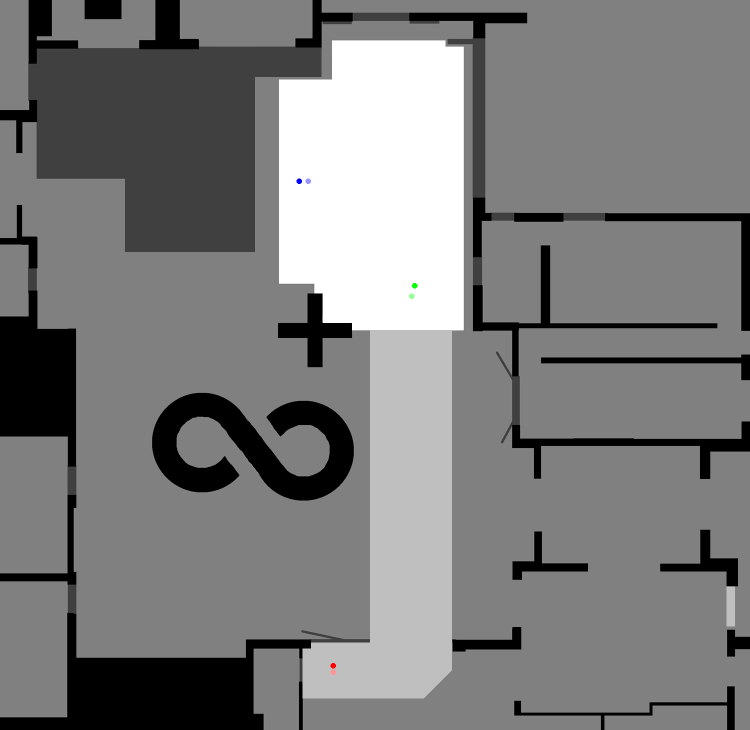
#> input picture quick_map_change/WHEELTEC.png, 1499 x 1460 px (shown at 1/2 size)
$ python CalculateLocations.py
#> lines starting #> are read from the running program, lines starting #| are printed output that depends on the picture; after the words box and inside, x2 and y2 are one past the last pixel; in counts of white or black regions, pixels touching at a corner belong together
import yaml
import numpy as np
import math
from PIL import Image
from geometry_msgs.msg import Pose

COLOR_LEGEND = {
    # Puur rood & lichtrood
    "Laadstation":          (255, 0, 0),
    "Laadstation_Richting": (255, 150, 150),
    # Puur groen & lichtgroen
    "Werkpunt":             (0, 255, 0),
    "Werkpunt_Richting":    (150, 255, 150),
    # Puur blauw & lichtblauw
    "Quizlocatie":          (0, 0, 255),
    "Quizlocatie_Richting": (150, 150, 255),
    # Puur magenta (paars) & licht magenta
    "Referentie_1":         (255, 0, 255),
    "Referentie_2":         (255, 150, 255)
}

class CalculatePositions:
    def __init__(self, afbeelding_pad: str, ref_afstand: float):
        self.afbeelding_pad = afbeelding_pad
        self.ref_afstand = ref_afstand

        self.pixel_coords = {}
        self.resolutie = 0.0

        # Sla de uiteindelijke ROS Pose-objecten op in een overzichtelijke dictionary
        self.poses = {
            "Laadstation": None,
            "Werkpunt": None,
            "Quizlocatie": None
        }

    def calculate(self):
        """Voert de volledige berekeningsflow uit."""
        self.pixel_coords = self._bereken_pixel_locaties()
        self.resolutie = self._bereken_resolutie()
        self._bereken_poses()
        self.exporteer()

    def _bereken_pixel_locaties(self) -> dict:
        """Zoekt de middens van de kleurvlakken op de afbeelding."""
        img = Image.open(self.afbeelding_pad).convert('RGB')
        img_array = np.array(img)

        gevonden_coords = {}

        for naam, kleur in COLOR_LEGEND.items():
            matches = np.all(img_array == kleur, axis=-1)
            y_coords, x_coords = np.where(matches)

            if len(x_coords) > 0:
                middel_x = int(np.round(np.mean(x_coords)))
                middel_y = int(np.round(np.mean(y_coords)))
                gevonden_coords[naam] = (middel_x, middel_y)
            else:
                # Alleen loggen in plaats van direct crashen; handig als bepaalde punten optioneel zijn
                print(f"[WAARSCHUWING] Kleur voor '{naam}' niet gevonden op de afbeelding.")
                gevonden_coords[naam] = None
#> this loop made 8 passes
#> (y_coords, x_coords, middel_x, middel_y) on passes 7 to 8: ([645], [645], 645, 645), ([645], [703], 703, 645)
#> (middel_x, middel_y) on passes 1 to 6: (666, 1331), (666, 1344), (829, 571), (823, 592), (598, 362), (616, 362)
#> pass 1, in _bereken_pixel_locaties, `matches = np.all(img_array == kleur, axis=-1)`:
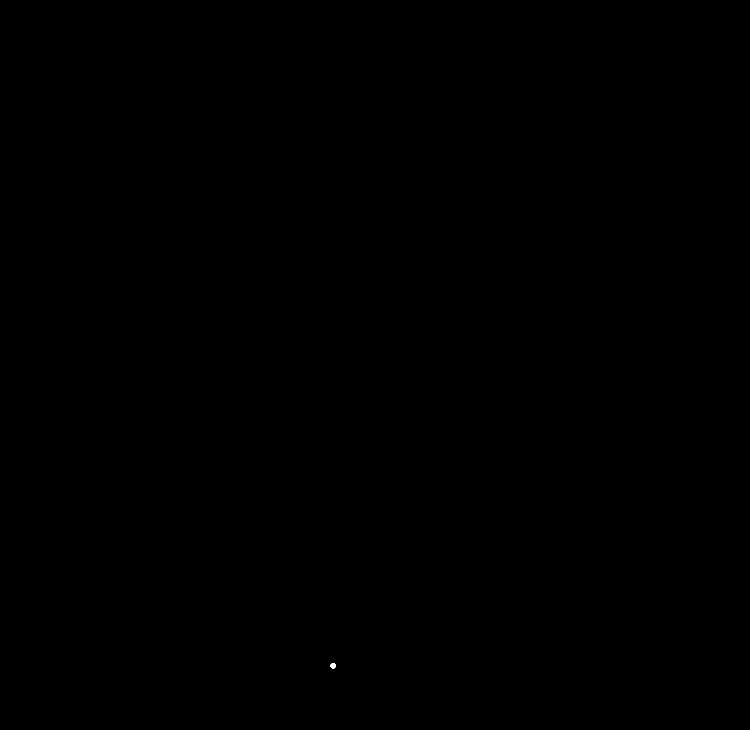
#> matches: shape (1460, 1499) bool (shown at 1/2 size); 0% white; 1 white region, box (x1, y1, x2, y2) and area: (661, 1326, 672, 1337) 97
#> after the loop: matches: shape (1460, 1499) bool; 0% white in thin lines or dots, all inside (x1, y1, x2, y2) = (703, 645, 704, 646)
#> after the loop, gevonden_coords = {'Laadstation': (666, 1331), 'Laadstation_Richting': (666, 1344), 'Werkpunt': (829, 571), 'Werkpunt_Richting': (823, 592), 'Quizlocatie': (598, 362), 'Quizlocatie_Richting': (616, 362), 'Referentie_1': (645, 645), 'Referentie_2': (703, 645)}
#> in calculate, `self.pixel_coords = self._bereken_pixel_locaties()`: self.pixel_coords has the same summary as gevonden_coords in _bereken_pixel_locaties

        return gevonden_coords

    def _bereken_resolutie(self) -> float:
        """Berekent de verhouding tussen meters en pixels."""
        ref1 = self.pixel_coords.get("Referentie_1")
#> ref1 = (645, 645)
        ref2 = self.pixel_coords.get("Referentie_2")
#> ref2 = (703, 645)

        if not ref1 or not ref2:
            raise ValueError("Beide referentiepixels moeten aanwezig zijn om de resolutie te berekenen.")

        dx = ref2[0] - ref1[0]
#> dx = 58
        dy = ref2[1] - ref1[1]
#> dy = 0
        pixel_afstand = math.sqrt(dx**2 + dy**2)
#> pixel_afstand = 58
#> in calculate, `self.resolutie = self._bereken_resolutie()`: self.resolutie = 0.0207

        if pixel_afstand == 0:
            raise ValueError("De twee referentiepixels bevinden zich op exact dezelfde locatie.")

        return self.ref_afstand / pixel_afstand

    def _bereken_poses(self):
        """Genereert geometry_msgs.Pose objecten voor elk geldig basispunt."""
        for basis in self.poses.keys():
            if self.pixel_coords.get(basis):
                x_base, y_base = self.pixel_coords[basis]

                pose = Pose()
                pose.position.x = float(x_base * self.resolutie)
                pose.position.y = float(y_base * self.resolutie)
                pose.position.z = 0.0

                # Check of er een corresponderend richtingspunt is
                richting_key = f"{basis}_Richting"
                if self.pixel_coords.get(richting_key):
                    x_dir, y_dir = self.pixel_coords[richting_key]

                    abs_x_dir = float(x_dir * self.resolutie)
                    abs_y_dir = float(y_dir * self.resolutie)

                    dx = abs_x_dir - pose.position.x
                    dy = abs_y_dir - pose.position.y

                    yaw = math.atan2(dy, dx)
                    self._set_quaternion_from_yaw(pose, yaw)
                else:
                    self._set_quaternion_from_yaw(pose, 0.0)

                self.poses[basis] = pose
#> this loop made 1 pass
#> after the loop, self.poses = 3 items
#> (the call stopped at in _bereken_poses, `pose = Pose()`: geometry_msgs is not available in this run)

    def _set_quaternion_from_yaw(self, pose: Pose, yaw: float):
        """Hulpfunctie om gierhoek (yaw) om te zetten in een quaternion."""
        pose.orientation.x = 0.0
        pose.orientation.y = 0.0
        pose.orientation.z = math.sin(yaw / 2.0)
        pose.orientation.w = math.cos(yaw / 2.0)

    def exporteer(self, bestandspad: str = 'locaties.yaml'):
        """Exporteert de berekende locaties naar een leesbaar YAML-bestand."""
#> called with bestandspad = 'locaties.yaml'
        data = {}

        # Converteer ROS Pose objecten expliciet naar dictionaries voor propere YAML output
        for naam, pose in self.poses.items():
            key_naam = naam.lower()
            if pose:
                data[key_naam] = {
                    "pose": {
                        "position": {"x": pose.position.x, "y": pose.position.y, "z": pose.position.z},
                        "orientation": {"x": pose.orientation.x, "y": pose.orientation.y, "z": pose.orientation.z, "w": pose.orientation.w}
                    }
                }
            else:
                data[key_naam] = None
#> this loop made 3 passes
#> (naam, key_naam) on passes 1 to 3: ('Laadstation', 'laadstation'), ('Werkpunt', 'werkpunt'), ('Quizlocatie', 'quizlocatie')
#> after the loop, data = 3 items

        try:
            with open(bestandspad, 'w') as file:
                yaml.dump(data, file, default_flow_style=False, sort_keys=False)
            print(f"[INFO] Locaties succesvol geëxporteerd naar '{bestandspad}'")
        except Exception as e:
            print(f"[FOUT] Kon bestand niet exporteren: {e}")

if __name__ == "__main__":
    calculator = CalculatePositions('WHEELTEC.png', 1.2)
    calculator.calculate()
